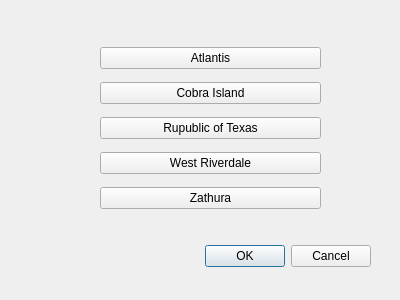
<?xml version="1.0" encoding="UTF-8"?>
<ui version="4.0">
 <class>CountrySelection</class>
 <widget class="QDialog" name="CountrySelection">
  <property name="geometry">
   <rect>
    <x>0</x>
    <y>0</y>
    <width>400</width>
    <height>300</height>
   </rect>
  </property>
  <property name="minimumSize">
   <size>
    <width>400</width>
    <height>300</height>
   </size>
  </property>
  <property name="maximumSize">
   <size>
    <width>400</width>
    <height>300</height>
   </size>
  </property>
  <property name="windowTitle">
   <string>Dialog</string>
  </property>
  <widget class="QDialogButtonBox" name="buttonBox">
   <property name="geometry">
    <rect>
     <x>30</x>
     <y>240</y>
     <width>341</width>
     <height>32</height>
    </rect>
   </property>
   <property name="orientation">
    <enum>Qt::Horizontal</enum>
   </property>
   <property name="standardButtons">
    <set>QDialogButtonBox::Cancel|QDialogButtonBox::Ok</set>
   </property>
  </widget>
  <widget class="QWidget" name="layoutWidget">
   <property name="geometry">
    <rect>
     <x>100</x>
     <y>40</y>
     <width>221</width>
     <height>181</height>
    </rect>
   </property>
   <layout class="QVBoxLayout" name="verticalLayout">
    <item>
     <widget class="QPushButton" name="pushButton_Atlantis">
      <property name="text">
       <string>Atlantis</string>
      </property>
     </widget>
    </item>
    <item>
     <widget class="QPushButton" name="pushButton_CI">
      <property name="text">
       <string>Cobra Island</string>
      </property>
     </widget>
    </item>
    <item>
     <widget class="QPushButton" name="pushButton_RoT">
      <property name="text">
       <string>Rupublic of Texas</string>
      </property>
     </widget>
    </item>
    <item>
     <widget class="QPushButton" name="pushButton_WR">
      <property name="text">
       <string>West Riverdale</string>
      </property>
     </widget>
    </item>
    <item>
     <widget class="QPushButton" name="pushButton_Zathura">
      <property name="text">
       <string>Zathura</string>
      </property>
     </widget>
    </item>
   </layout>
  </widget>
 </widget>
 <resources/>
 <connections>
  <connection>
   <sender>buttonBox</sender>
   <signal>accepted()</signal>
   <receiver>CountrySelection</receiver>
   <slot>accept()</slot>
   <hints>
    <hint type="sourcelabel">
     <x>248</x>
     <y>254</y>
    </hint>
    <hint type="destinationlabel">
     <x>157</x>
     <y>274</y>
    </hint>
   </hints>
  </connection>
  <connection>
   <sender>buttonBox</sender>
   <signal>rejected()</signal>
   <receiver>CountrySelection</receiver>
   <slot>reject()</slot>
   <hints>
    <hint type="sourcelabel">
     <x>316</x>
     <y>260</y>
    </hint>
    <hint type="destinationlabel">
     <x>286</x>
     <y>274</y>
    </hint>
   </hints>
  </connection>
 </connections>
</ui>
